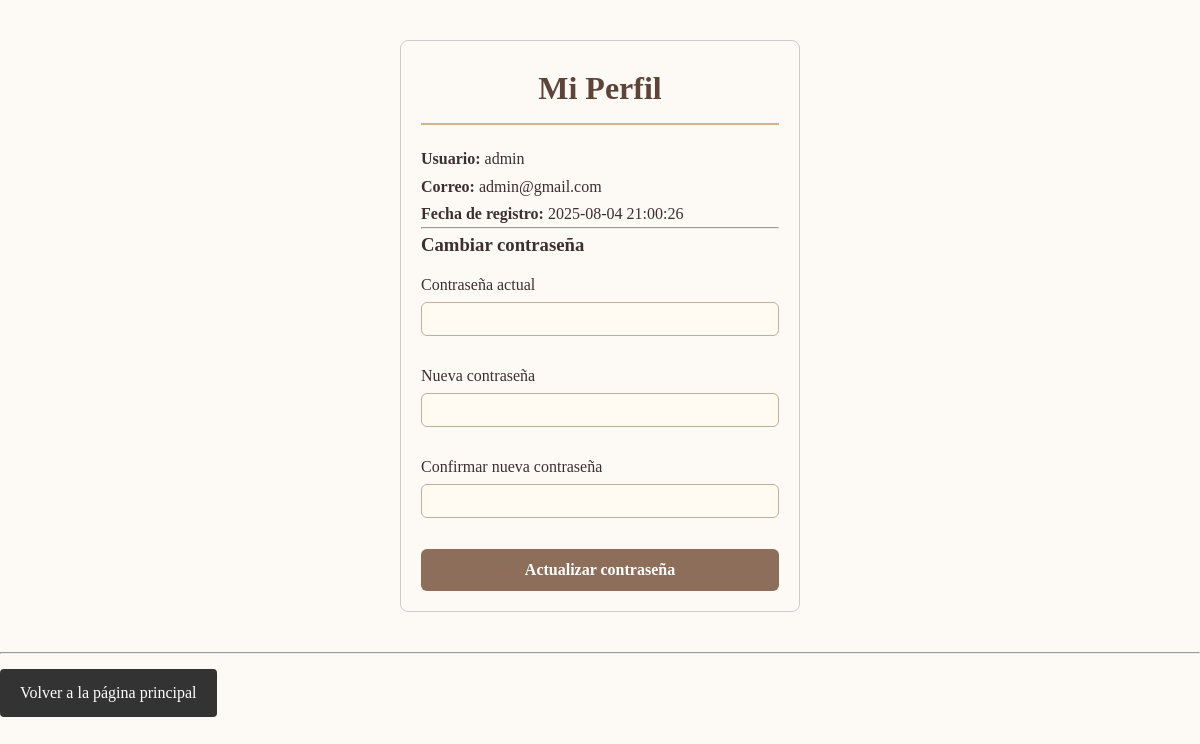
The page /crud_final_2.0/profile.php (signed in) on the database its author committed.
### tables this page shows
CREATE TABLE `usuarios` (
  `id` int NOT NULL,
  `username` varchar(50) NOT NULL,
  `password` varchar(255) NOT NULL,
  `email` varchar(100) NOT NULL,
  `nombre` varchar(100) DEFAULT NULL,
  `apellido` varchar(100) DEFAULT NULL,
  `telefono` varchar(20) DEFAULT NULL,
  `direccion` text,
  `rol` enum('admin','cliente') NOT NULL DEFAULT 'cliente',
  `created_at` timestamp NULL DEFAULT CURRENT_TIMESTAMP,
  `updated_at` timestamp NULL DEFAULT CURRENT_TIMESTAMP ON UPDATE CURRENT_TIMESTAMP,
  `is_admin` tinyint(1) DEFAULT '0'
);

### crud_final_2.0/profile.php (the view, shortened to what this page needs)
<?php
require_once 'crud/db.php';
$user_id = $_SESSION['user_id'];
$stmt = $conn->prepare("SELECT username, email, created_at, password FROM usuarios WHERE id = ?");
$stmt->bind_param('i', $user_id);
$stmt->execute();
$result = $stmt->get_result();
$user = $result->fetch_assoc();
?>
<!DOCTYPE html>
<html lang="es">
<head>
    <link rel="stylesheet" href="css/styles.css">
</head>
<body>
<div class="profile-container">
    <h2>Mi Perfil</h2>
    <p><strong>Usuario:</strong> <?= htmlspecialchars($user['username']) ?></p>
    <p><strong>Correo:</strong> <?= htmlspecialchars($user['email']) ?></p>
    <p><strong>Fecha de registro:</strong> <?= htmlspecialchars($user['created_at']) ?></p>
    <hr>
    <h3>Cambiar contraseña</h3>
    <form method="post">
        <label>Contraseña actual</label>
        <input type="password" name="current_password" required>
        <label>Nueva contraseña</label>
        <input type="password" name="new_password" required>
        <label>Confirmar nueva contraseña</label>
        <input type="password" name="confirm_password" required>
        <button type="submit" style="margin-top:15px;width:100%;">Actualizar contraseña</button>
    </form>
</div>
</body>
</html>
<hr>
<a href="main.php" style="display:inline-block;margin-top:15px;background:#333;color:#fff;padding:10px 20px;border-radius:4px;text-decoration:none;">Volver a la página principal</a>

### crud_final_2.0/css/styles.css (style rules this page uses)
* { margin: 0; padding: 0; box-sizing: border-box; }
body { font-family: 'Dancing Script', cursive; background-color: #fdfaf6; color: #3c2f2f; line-height: 1.7; scroll-behavior: smooth; }
body::before { content: ""; background: url('https://images.unsplash.com/photo-1600585154340-be6161a56a0c') no-repeat center center/cover; position: fixed; top: 0; left: 0; width: 100%; height: 100%; opacity: 0.12; z-index: -1; }
h2 { font-family: 'Dancing Script', cursive; font-size: 2rem; margin-bottom: 1rem; color: #5c4438; border-bottom: 2px solid #d4b28e; padding-bottom: 0.5rem; }
input, textarea { width: 100%; padding: 0.75rem; margin-bottom: 1rem; border: 1px solid #bfae9a; border-radius: 6px; font-family: 'Dancing Script', cursive; background-color: #fffaf2; transition: border-color 0.3s, background-color 0.3s; }
button { background-color: #8c6e5a; color: #fff; border: none; padding: 0.75rem 2rem; border-radius: 6px; cursor: pointer; font-weight: bold; font-size: 1rem; transition: background-color 0.3s ease; font-family: 'Dancing Script', cursive; }

### crud_final_2.0/profile.php (style rules this page uses)
.profile-container { max-width:400px;margin:40px auto;padding:20px;border:1px solid #ccc;border-radius:8px; }
.profile-container h2 { text-align:center;margin-bottom:20px; }
.profile-container label { display:block;margin-top:10px; }
.profile-container input { width:100%;padding:8px;margin-top:4px; }

### rows shown on the page
usuarios: username "admin", email "admin@gmail.com", created_at "2025-08-04 21:00:26"
